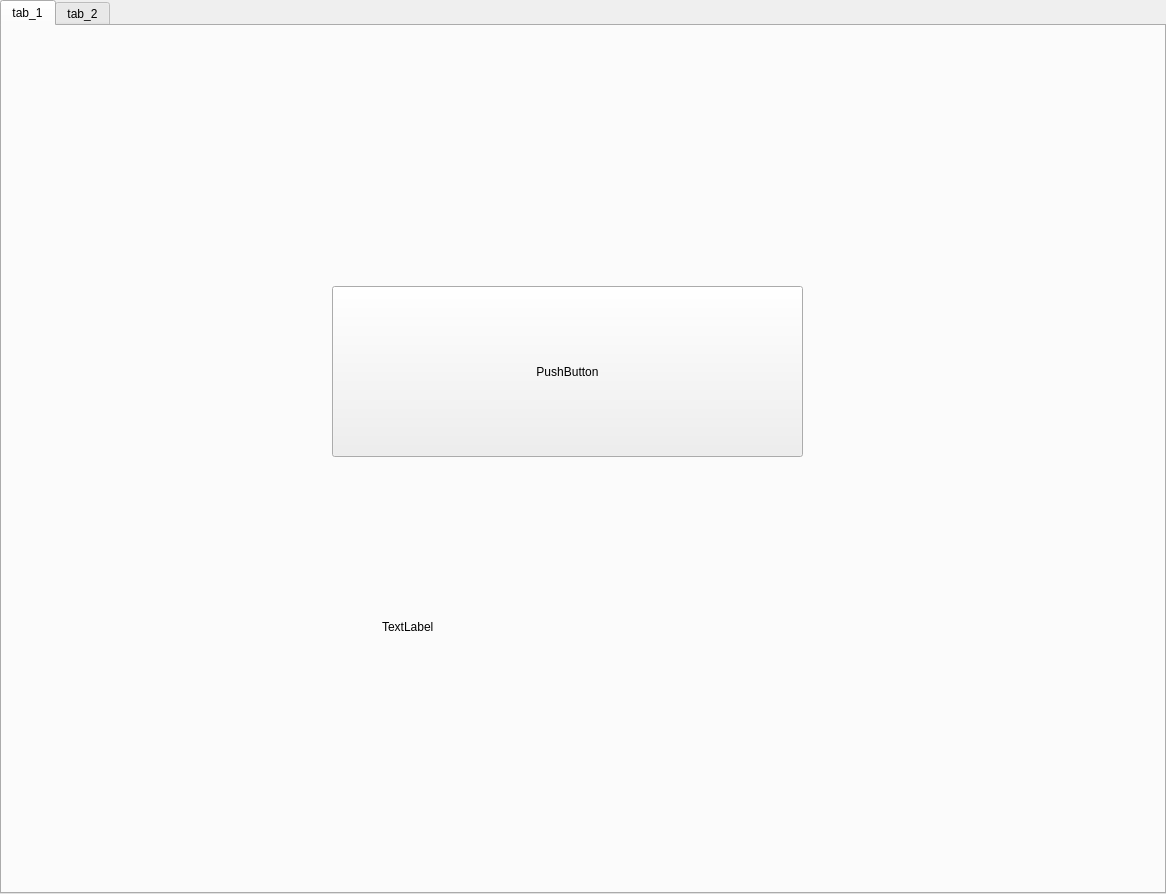
<?xml version="1.0" encoding="UTF-8"?>
<ui version="4.0">
 <class>TabWidget</class>
 <widget class="QTabWidget" name="TabWidget">
  <property name="geometry">
   <rect>
    <x>0</x>
    <y>0</y>
    <width>1166</width>
    <height>894</height>
   </rect>
  </property>
  <property name="windowTitle">
   <string>TabWidget</string>
  </property>
  <property name="currentIndex">
   <number>0</number>
  </property>
  <property name="tabBarAutoHide">
   <bool>false</bool>
  </property>
  <widget class="QWidget" name="tab">
   <attribute name="title">
    <string>tab_1</string>
   </attribute>
   <widget class="QLabel" name="label_2">
    <property name="geometry">
     <rect>
      <x>380</x>
      <y>570</y>
      <width>451</width>
      <height>61</height>
     </rect>
    </property>
    <property name="text">
     <string>TextLabel</string>
    </property>
   </widget>
   <widget class="QPushButton" name="pushButton_2">
    <property name="geometry">
     <rect>
      <x>330</x>
      <y>260</y>
      <width>471</width>
      <height>171</height>
     </rect>
    </property>
    <property name="text">
     <string>PushButton</string>
    </property>
   </widget>
  </widget>
  <widget class="QWidget" name="tab_2">
   <attribute name="title">
    <string>tab_2</string>
   </attribute>
   <widget class="QPushButton" name="pushButton">
    <property name="geometry">
     <rect>
      <x>350</x>
      <y>210</y>
      <width>471</width>
      <height>171</height>
     </rect>
    </property>
    <property name="text">
     <string>PushButton</string>
    </property>
   </widget>
   <widget class="QLabel" name="label">
    <property name="geometry">
     <rect>
      <x>400</x>
      <y>520</y>
      <width>451</width>
      <height>61</height>
     </rect>
    </property>
    <property name="text">
     <string>TextLabel</string>
    </property>
   </widget>
  </widget>
 </widget>
 <resources/>
 <connections/>
</ui>
